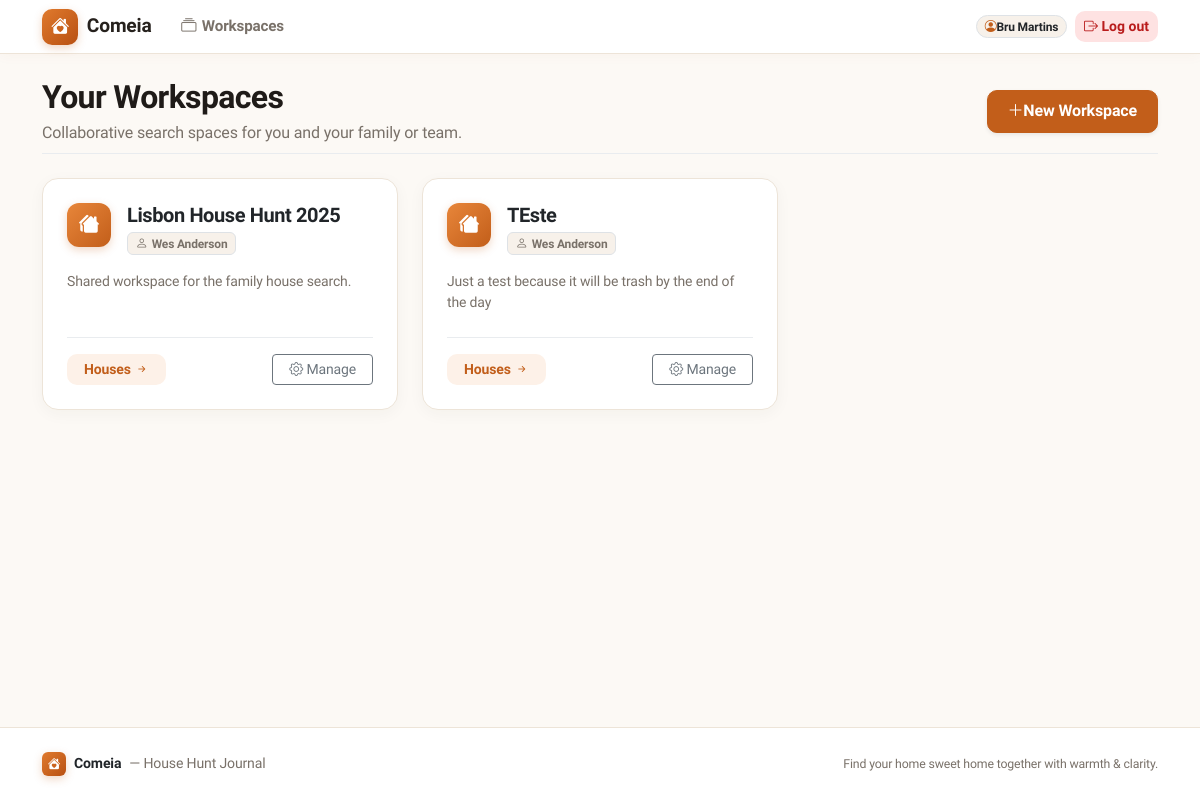
Before: /accounts/workspaces/ (signed in) with the older database file.
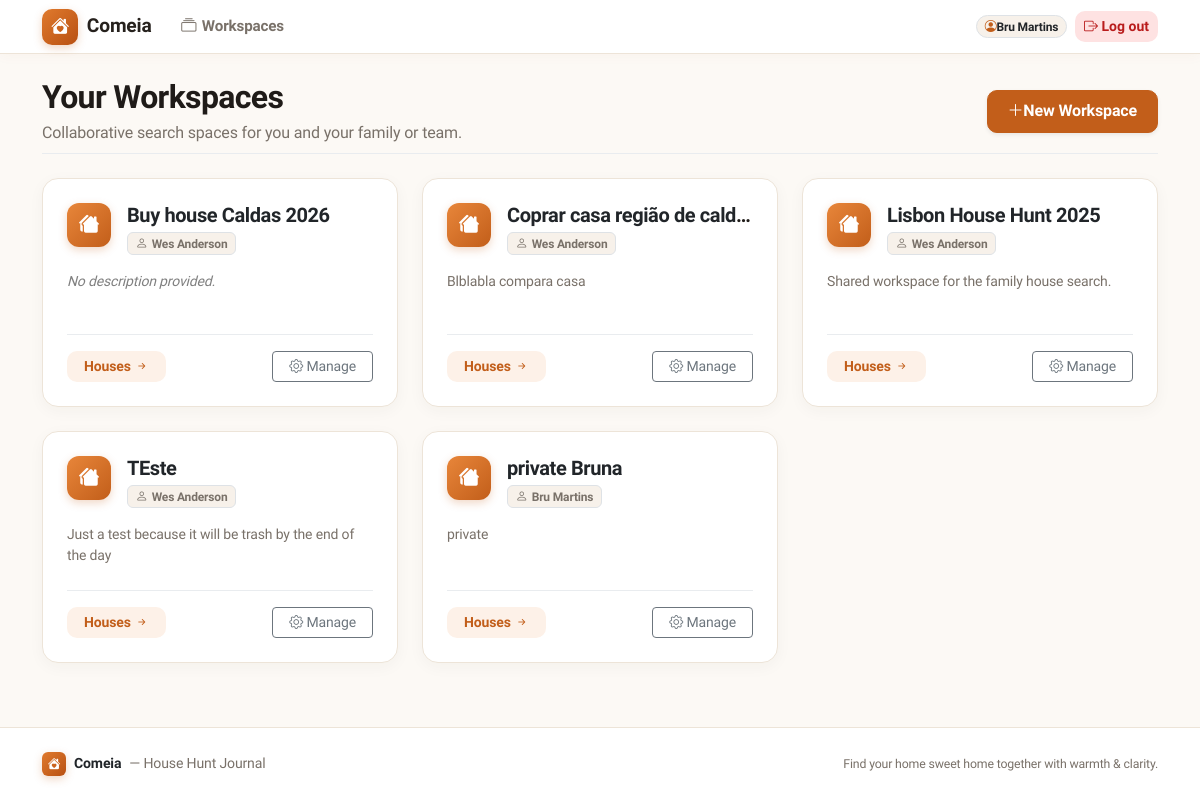
After: the same page with the newer database file.
### accounts/models.py (models this page shows, shortened)
class Workspace(models.Model):
    name = models.CharField(max_length=120)
    slug = models.SlugField(max_length=140, unique=True, blank=True)
    description = models.TextField(blank=True)
    created_by = models.ForeignKey(
        settings.AUTH_USER_MODEL,
        on_delete=models.PROTECT,
        related_name="created_workspaces",
    )
    created_at = models.DateTimeField(auto_now_add=True)
    updated_at = models.DateTimeField(auto_now=True)
    class Meta:
        ordering = ("name",)
        verbose_name = _("workspace")
        verbose_name_plural = _("workspaces")

class User(AbstractUser):
    """Custom user model.

    Declared up-front so the project can extend it later without a painful
    migration.  Currently it adds nothing beyond :class:`AbstractUser`.
    """

### accounts/views.py (the view)
# urls.py: path("workspaces/", views.WorkspaceListView.as_view(), name="workspace_list"),
class WorkspaceListView(LoginRequiredMixin, ListView):
    template_name = "accounts/workspace_list.html"
    context_object_name = "workspaces"
    def get_queryset(self) -> QuerySet[Workspace]:
        return (
            Workspace.objects.filter(memberships__user=self.request.user)
            .select_related("created_by")
            .order_by("name")
        )

### templates/accounts/workspace_list.html (shortened to what this page needs)
{% extends "base.html" %}
{% block content %}
<div class="d-flex flex-column flex-sm-row justify-content-between align-items-sm-center gap-3 mb-4 pb-2 border-bottom border-light-subtle">
    <div>
        <h1 class="h2 font-heading mb-1">Your Workspaces</h1>
        <p class="text-muted-warm mb-0">Collaborative search spaces for you and your family or team.</p>
    </div>
    <div>
        <a href="{% url 'accounts:workspace_create' %}" class="btn btn-primary d-inline-flex align-items-center gap-1.5 shadow-sm">
            <i class="bi bi-plus-lg"></i>
            <span>New Workspace</span>
        </a>
    </div>
</div>
{% if workspaces %}
    <div class="row row-cols-1 row-cols-md-2 row-cols-lg-3 g-4">
        {% for ws in workspaces %}
            <div class="col">
                <div class="card card-cozy card-cozy-hover h-100 d-flex flex-column">
                    <div class="card-body p-4 d-flex flex-column">
                        <div class="d-flex align-items-start gap-3 mb-3">
                            <div class="brand-logo-icon flex-shrink-0" style="background: linear-gradient(135deg, #e8863a, #c25e1a); width: 44px; height: 44px; border-radius: 12px; font-size: 1.25rem;">
                                <i class="bi bi-houses-fill"></i>
                            </div>
                            <div class="flex-grow-1 overflow-hidden">
                                <h2 class="h5 font-heading text-truncate mb-1">
                                    <a href="{% url 'accounts:workspace_detail' ws.slug %}" class="text-dark text-decoration-none stretched-link">
                                        {{ ws.name }}
                                    </a>
                                </h2>
                                <span class="badge bg-surface text-muted-warm border small">
                                    <i class="bi bi-person me-1"></i>{{ ws.created_by.get_full_name|default:ws.created_by.username }}
                                </span>
                            </div>
                        </div>
                        <p class="text-muted-warm small flex-grow-1 mb-4" style="min-height: 2.8em;">
                            {% if ws.description %}
                                {{ ws.description|truncatewords:25 }}
                            {% else %}
                                <span class="fst-italic text-black-50">No description provided.</span>
                            {% endif %}
                        </p>
                        <div class="d-flex align-items-center justify-content-between pt-3 border-top border-light-subtle position-relative" style="z-index: 2;">
                            <a href="{% url 'properties:house_list' ws.slug %}" class="btn btn-sm btn-soft-primary px-3 py-1.5 d-inline-flex align-items-center gap-1">
                                <span>Houses</span>
                                <i class="bi bi-arrow-right-short"></i>
                            </a>
                            <a href="{% url 'accounts:workspace_detail' ws.slug %}" class="btn btn-sm btn-outline-secondary px-3 py-1.5">
                                <i class="bi bi-gear"></i> Manage
                            </a>
                        </div>
                    </div>
                </div>
            </div>
        {% endfor %}
    </div>
{% endif %}
{% endblock %}

Changed rows visible on the page:
added Workspace: name "Buy house Caldas 2026", created_by.get_full_name "Wes Anderson", description "No description provided."
added Workspace: name "Coprar casa região de cald…", created_by.get_full_name "Wes Anderson", description "Blblabla compara casa"
added Workspace: name "private Bruna", created_by.get_full_name "Bru Martins", description "private"
